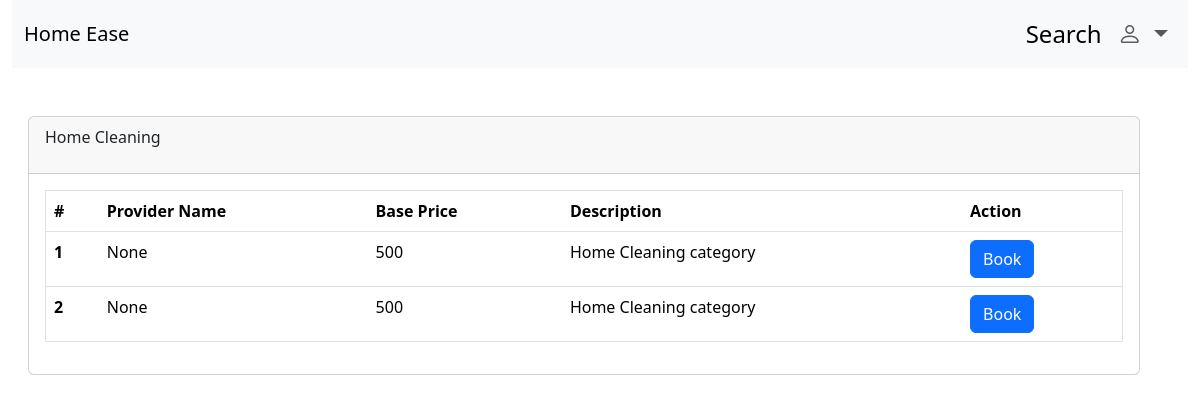
The page /service/Home Cleaning on the database as committed earlier.
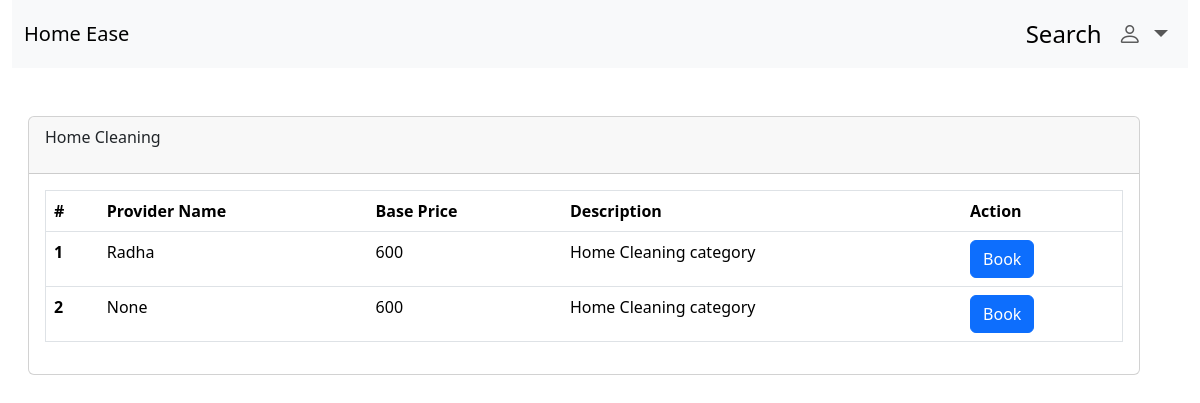
The same page on the database as committed later.
### backend/models.py (models this page shows, shortened)
class ServiceProvider(db.Model,UserMixin):
    __tablename__='serviceprovider'
    id=db.Column(db.Integer, primary_key=True, autoincrement=True)
    name=db.Column(db.String)
    city=db.Column(db.String)
    email=db.Column(db.String,unique=True, nullable=False)
    password=db.Column(db.String)
    exp=db.Column(db.Integer)
    phone=db.Column(db.String)
    status=db.Column(db.String)
    servicename= db.Column(db.String, db.ForeignKey("services.name"))
    receive_request=db.relationship("Request",backref="service", cascade="all, delete-orphan")
    avail_slots=db.relationship("ProvidersAvailability",backref="servprovider",cascade="all, delete-orphan")

class Services(db.Model):
    __tablename__="services"
    id=db.Column(db.Integer, primary_key=True, autoincrement=True)
    name=db.Column(db.String,unique=True)
    baseprice=db.Column(db.Integer)
    description=db.Column(db.String)
    Sproviders=db.relationship("ServiceProvider", backref="service")

### backend/routes.py (the view)
@app.route("/service/<servicename>", methods=["GET","POST"])
def viewservice(servicename):
    if request.method=="GET":
        spobjs=db.session.query(ServiceProvider).filter_by(servicename=servicename).all()
        return render_template("customer/service.html",sps=spobjs,servicename=servicename)

### templates/customer/service.html (shortened to what this page needs)
<!DOCTYPE html>
<html lang="en">
<head>
    <link href="https://cdn.jsdelivr.net/npm/bootstrap@5.3.8/dist/css/bootstrap.min.css" rel="stylesheet"
>
    <link rel="stylesheet" href="https://cdn.jsdelivr.net/npm/bootstrap-icons@1.13.1/font/bootstrap-icons.min.css">
</head>
<body>
    <div class="container-fluid ">
        <nav class="navbar navbar-expand-lg bg-body-tertiary">
            <div class="container-fluid">
                <a class="navbar-brand" href="#">Home Ease</a>
                <div class="collapse navbar-collapse" id="navbarSupportedContent">
                    <ul class="navbar-nav mb-2 mb-lg-0 fs-4 ms-auto">
                        <li class="nav-item">
                            <a class="nav-link active" aria-current="page" href="#">Search</a>
                        </li>
                        <li class="nav-item dropdown">
                            <a class="nav-link dropdown-toggle" href="#" role="button" data-bs-toggle="dropdown"
                                aria-expanded="false">
                                <i class="bi bi-person"></i>
                            </a>
                        </li>
                    </ul>
                </div>
            </div>
        </nav>
        <div class="card ms-3  mt-5 me-5">
            <div class="card-header d-flex">
                <p>{{servicename}}</p>
            </div>
            <div class="card-body">
                <table class="table border  ">
                    <thead>
                        <tr>
                            <th scope="col">#</th>
                            <th scope="col">Provider Name</th>
                            <th scope="col"> Base Price</th>
                            <th scope="col">Description</th>
                            <th>Action</th>
                        </tr>
                    </thead>
                    <tbody>
                         {% for sp in sps %}
                        <tr>
                            <th scope="row">{{loop.index}}</th>
                            <td>{{sp.name}}</td>
                            <td>{{sp.service.baseprice}}</td>
                            <td>{{sp.service.description}}</td>
                            <td>
                               <a href="" type="button" class="btn btn-primary">Book</a>
                            </td>
                        </tr>
                        {% endfor %}
                    </tbody>
                </table>
            </div>
        </div>
    </div>
</body>
</html>

Rows that differ between the two databases and show on the page:
changed ServiceProvider: name "None" → "Radha"; service.baseprice "500" → "600"
changed through a linked row, ServiceProvider "None": service.baseprice "500" → "600"
